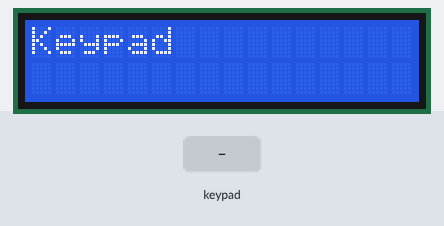
Simulated run of this sketch. Board: Arduino Uno, built with avr-gcc and run on an emulated ATmega328P. Parts: 16×2 character LCD. The test bench sets the inputs (shaded band). What the sketch prints to the serial monitor is not drawn.

Above: at 3.2 s.
3.3 s: keypad keys 9 8 7 6 # pressed 0.4 s apart
At 5.97 s:
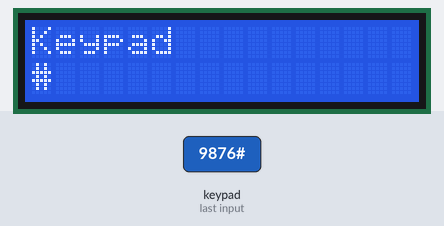
7.3 s: key 'A' pressed
At 7.44 s:
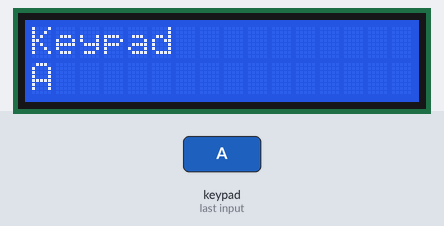
9.0 s: key 'B' pressed
At 9.12 s:
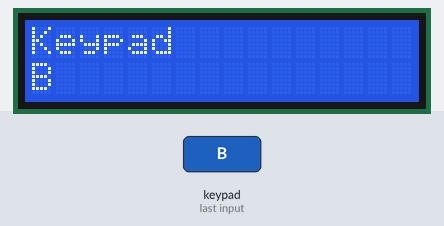
10.7 s: keypad keys 9 8 7 6 * pressed 0.4 s apart
At 13.54 s:
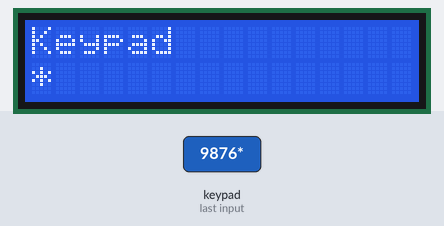
14.9 s: key 'C' pressed
At 15.22 s:
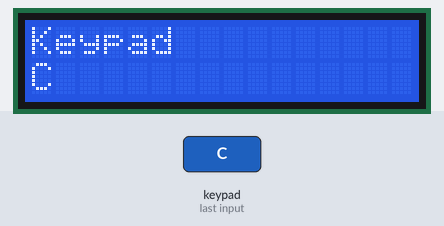
16.8 s: keypad keys 9 8 7 6 D pressed 0.4 s apart
At 17.11 s:
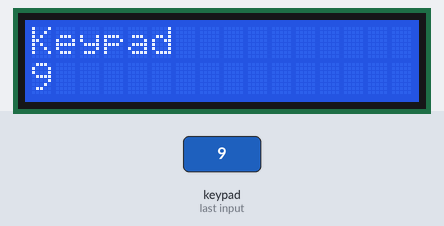
Timing chart, 0 to 19.8 s (numbered marks = the images above; inputs shaded):
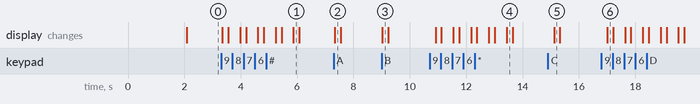

Measured:
- after the input at 3.3 s, the display: first changes after 0.05 s (image 1 shows a later state)
- after the input at 7.3 s, the display: changes at once (image 2)
- after the input at 9.0 s, the display: changes at once (image 3)
- after the input at 10.7 s, the display: first changes after 0.21 s (image 4 shows a later state)
- after the input at 14.9 s, the display: changes after 0.22 s (image 5)
- after the input at 16.8 s, the display: changes after 0.21 s (image 6)

The sketch:

Keypad_test.ino
```cpp
#include <Keypad.h>
#include <Wire.h>  // Include Wire library for I2C communication
#include <LiquidCrystal_I2C.h>  // Include LiquidCrystal_I2C library

// Set the LCD address (usually 0x27 or 0x3F for most modules)
#define LCD_ADDRESS 0x27

// Set the number of columns and rows for your LCD
#define LCD_COLUMNS 16
#define LCD_ROWS 2

String inputString = "";
float temp1 = 0;
float temp2 = 0;
bool flag = true;
// Initialize the LiquidCrystal_I2C library with the LCD address and columns/rows
LiquidCrystal_I2C lcd(LCD_ADDRESS, LCD_COLUMNS, LCD_ROWS);
const byte ROWS = 4; //four rows
const byte COLS = 4; //three columns
char keys[ROWS][COLS] = {
  {'1', '2', '3', 'A'},
  {'4', '5', '6', 'B'},
  {'7', '8', '9', 'C'},
  {'*', '0', '#', 'D'}
};
byte rowPins[ROWS] = {9, 8, 7, 6}; // Rows 0 to 3
byte colPins[COLS] = {5, 4, 3, 2}; // Columns 0 to 3


Keypad keypad = Keypad( makeKeymap(keys), rowPins, colPins, ROWS, COLS );
void processString(String str);
void setup() {
  Serial.begin(9600);
  // Initialize the LCD
  lcd.init();

  // Turn on the backlight
  lcd.backlight();

  // Print a message to the LCD
  lcd.print("Hello, World!");
  delay(2000);
}

void loop() {
  char key = keypad.getKey();
  lcd.clear();  // Clear the LCD screen
  lcd.setCursor(0, 0);  // Set cursor to the first column of the first row
  lcd.print("Keypad");
  if (key) {
    Serial.println(key);
     lcd.setCursor(0, 1);  // Set cursor to the first column of the second row
    lcd.print(key);
  }
  delay(200);
}
```
